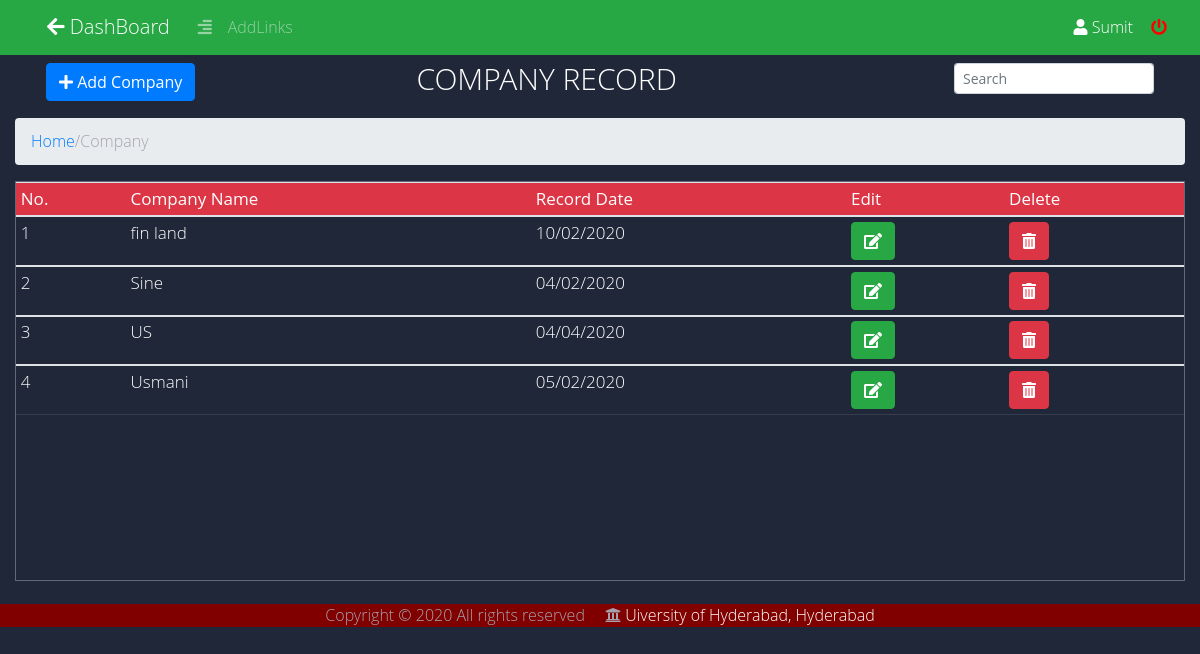
Page /admin/drug_company.php (signed in) on the committed database.
### tables this page shows
CREATE TABLE `drug_company` (
  `company_id` int(11) NOT NULL,
  `company_name` varchar(30) NOT NULL,
  `record_date` date DEFAULT NULL
);

### admin/drug_company.php (the view, shortened to what this page needs)
<!DOCTYPE html>
<html lang="en">
<?php include ("includes/admin_header.php"); ?>
<body style="overflow: auto;">
<?php include("includes/admin_navbar.php"); ?>
		<div class="col-lg-12 m-auto" style="background-color: #1F2739;"><br><br>
			<nav class="navbar">
			  	<div class="container-fluid">
			  		<button type="button" class="btn btn-primary" data-toggle="modal" data-target="#drugmodal">
						<i class="fa fa-plus" aria-hidden="true"></i>&nbsp;Add Company
					</button>
					<ul class="nav navbar-nav">
			      		<h2 id="h">Company Record</h2>
			    	</ul>
			    	<ul>
			    		<div class='input-group' id="in">
			    			<input class="form-control form-control-sm ml-3 w-75"  type="text" placeholder="Search" name="" id="search" onkeyup="searchfun()"  aria-label="Search">
  						</div>
			  		</ul>
			 	</div>
			</nav>
		</div>
		<div class="col-lg-12 m-auto">
			<ol class="breadcrumb">
				<li><a href="index.php">Home</a></li> /
				<li class="active">Company</li>
			</ol>
			<div class="tbl-content">
				<table id="drugTable"class="table table-sm table table-hover">
					<thead class="badge-danger">
						<tr>
						    <th>No.</th>
						   	<th>Company Name</th>
						    <th>Record Date</th>
						    <th>Edit</th>
						    <th>Delete</th>
						</tr>
					</thead>
					<?php
						$query = "SELECT company_id,company_name,DATE_FORMAT(record_date, '%d/%m/%Y') AS doj FROM drug_company ORDER BY company_name ASC;";
						$run = mysqli_query($conn,$query);
						$counter=1;
						if($run)
						{
							while($row = mysqli_fetch_array($run))
							{
					?>
					<tbody>
						<tr>
						    <td><?php echo $counter; ?></td>
						    <td><?php echo $row['company_name']; ?></td>
							<td><?php echo $row['doj']; ?></td>
							<td>
							    <button type="button" class="btn btn-success "><a href="edit_company.php?id=<?php echo $row['company_id']; ?>" class="text-white"><i class="fas fa-edit"></i></a>
							    </button>
						    </td>
							<td>
							    <button type="button" class="btn btn-danger "><a href="php_action/delete_company.php?id=<?php echo $row['company_id'];?>" class="text-white" onclick="javascript:return confirm('Do you want to Delete?');"><i class="fas fa-trash-alt"></i></a>
							     </button>
							</td>
						</tr>
					</tbody>
					<?php
								$counter++;
							}
						}
						else
						{
							$msgs="No record found";
							echo $msg;
						}
					?>
			    </table>
			</div>
		</div>
	<?php include ("../footer.php");?>
</body>
</html>

### admin/mycss/mystyle.css (style rules this page uses)
#h { font-size: 30px; color: #fff; text-transform: uppercase; font-weight: 300; margin-bottom: 10px; margin-top: 4px; }
#in { margin-top: 10px; }
table { width:100%; border-radius: 2em; }
.tbl-content { height:400px; overflow-x:auto; margin-top: 1px; border: 1px solid rgba(255,255,255,0.3); }
th { position: sticky; top: 0; padding: 20px 15px; font-weight: 500; font-size: 17px; color: #fff; box-shadow: 0 2px 2px -1px rgba(0, 0, 0, 0.4); }
td { padding: 10px; vertical-align:middle; font-weight: 300; font-size: 17px; color: #fff; border-bottom: solid 1px rgba(255,255,255,0.1); }

### admin/drug_company.php (style rules this page uses)
body { font-family: 'Open Sans', sans-serif; font-weight: 300; line-height: 1.42em; color:#A7A1AE; background-color:#1F2739; overflow: hidden; }

### rows in the picture
drug_company: company_name "fin land", doj "10/02/2020"
drug_company: company_name "Sine", doj "04/02/2020"
drug_company: company_name "US", doj "04/04/2020"
drug_company: company_name "Usmani", doj "05/02/2020"

### other values in the picture
$_SESSION['adminname'] "Sumit"
